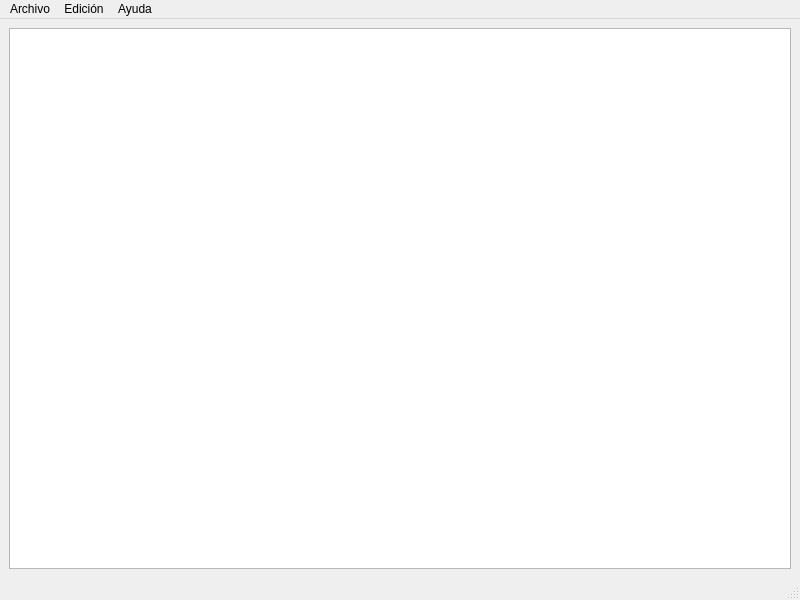
<?xml version="1.0" encoding="UTF-8"?>
<ui version="4.0">
 <class>MainWindow</class>
 <widget class="QMainWindow" name="MainWindow">
  <property name="geometry">
   <rect>
    <x>0</x>
    <y>0</y>
    <width>800</width>
    <height>600</height>
   </rect>
  </property>
  <property name="windowTitle">
   <string>Notepad</string>
  </property>
  <property name="windowIcon">
   <iconset resource="iconos.qrc">
    <normaloff>:/icon.png</normaloff>:/icon.png</iconset>
  </property>
  <widget class="QWidget" name="centralwidget">
   <layout class="QGridLayout" name="gridLayout">
    <item row="0" column="0">
     <widget class="QPlainTextEdit" name="plainTextEdit"/>
    </item>
   </layout>
  </widget>
  <widget class="QMenuBar" name="menubar">
   <property name="geometry">
    <rect>
     <x>0</x>
     <y>0</y>
     <width>800</width>
     <height>21</height>
    </rect>
   </property>
   <widget class="QMenu" name="menuArchivo">
    <property name="title">
     <string>Archivo</string>
    </property>
    <addaction name="actionAbrir"/>
    <addaction name="actionGuardar_como"/>
    <addaction name="separator"/>
    <addaction name="actionQuitar"/>
   </widget>
   <widget class="QMenu" name="menuEdici_n">
    <property name="title">
     <string>Edición</string>
    </property>
    <addaction name="actionCopiar"/>
    <addaction name="actionCortar"/>
    <addaction name="actionPegar"/>
   </widget>
   <widget class="QMenu" name="menuAyuda">
    <property name="title">
     <string>Ayuda</string>
    </property>
    <addaction name="actionAcerca_de"/>
    <addaction name="actionAcerca_de_Qt"/>
   </widget>
   <addaction name="menuArchivo"/>
   <addaction name="menuEdici_n"/>
   <addaction name="menuAyuda"/>
  </widget>
  <widget class="QStatusBar" name="statusbar"/>
  <action name="actionAbrir">
   <property name="icon">
    <iconset resource="iconos.qrc">
     <normaloff>:/open.png</normaloff>:/open.png</iconset>
   </property>
   <property name="text">
    <string>Abrir</string>
   </property>
   <property name="shortcut">
    <string>Ctrl+A</string>
   </property>
  </action>
  <action name="actionGuardar_como">
   <property name="icon">
    <iconset resource="iconos.qrc">
     <normaloff>:/save.png</normaloff>:/save.png</iconset>
   </property>
   <property name="text">
    <string>Guardar como</string>
   </property>
   <property name="shortcut">
    <string>Ctrl+G</string>
   </property>
  </action>
  <action name="actionQuitar">
   <property name="icon">
    <iconset resource="iconos.qrc">
     <normaloff>:/quit.png</normaloff>:/quit.png</iconset>
   </property>
   <property name="text">
    <string>Quitar</string>
   </property>
   <property name="shortcut">
    <string>Ctrl+Q</string>
   </property>
  </action>
  <action name="actionCopiar">
   <property name="icon">
    <iconset resource="iconos.qrc">
     <normaloff>:/copy.png</normaloff>:/copy.png</iconset>
   </property>
   <property name="text">
    <string>Copiar</string>
   </property>
   <property name="shortcut">
    <string>Ctrl+C</string>
   </property>
  </action>
  <action name="actionCortar">
   <property name="icon">
    <iconset resource="iconos.qrc">
     <normaloff>:/cut.png</normaloff>:/cut.png</iconset>
   </property>
   <property name="text">
    <string>Cortar</string>
   </property>
   <property name="shortcut">
    <string>Ctrl+X</string>
   </property>
  </action>
  <action name="actionPegar">
   <property name="icon">
    <iconset resource="iconos.qrc">
     <normaloff>:/paste.png</normaloff>:/paste.png</iconset>
   </property>
   <property name="text">
    <string>Pegar</string>
   </property>
   <property name="shortcut">
    <string>Ctrl+V</string>
   </property>
  </action>
  <action name="actionAcerca_de">
   <property name="text">
    <string>Acerca de...</string>
   </property>
  </action>
  <action name="actionAcerca_de_Qt">
   <property name="text">
    <string>Acerca de Qt...</string>
   </property>
  </action>
 </widget>
 <resources>
  <include location="iconos.qrc"/>
 </resources>
 <connections/>
</ui>
